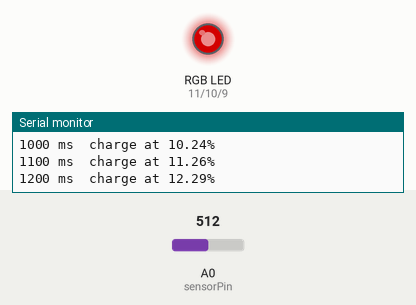
Recording of a sketch running on a simulated Arduino Uno, built with avr-gcc and run on an emulated ATmega328P. On the bench: an RGB LED mixed from three pins (HIGH = lit), the last lines printed to the serial monitor. The inputs (shaded band) are chosen by the test bench; at power-on: A0 (sensorPin) = 512. Dim RGB values are drawn brighter than linear.

Above: at 1.2 s.
1.3 s: A0 (sensorPin) set to 593
At 3.4 s:
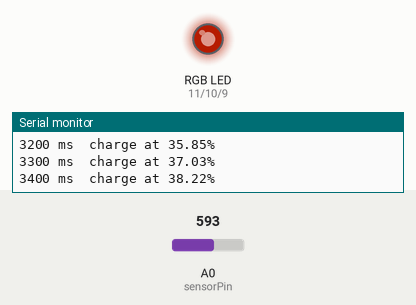
4.3 s: A0 (sensorPin) set to 621
At 9.1 s:
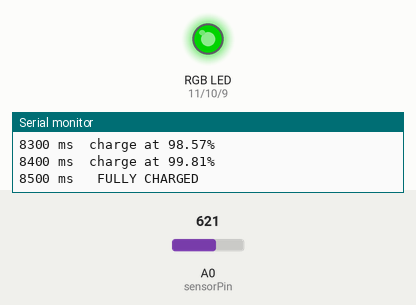
Timing chart, 0 to 10.6 s (numbered marks = the images above; inputs shaded):
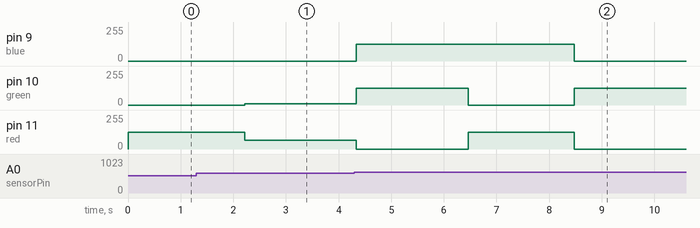

The sketch:

Battery_charing_with_RGB_indicator.ino
```cpp
int sensorPin = A0; //set up A0 as ananlog
int sensorValue = 0; //Starting sensor value

//light pints
int red = 11;
int green = 10;
int blue = 9;

unsigned int batteryCapacity = 50000;
unsigned int batteryLevel = 0;
unsigned int ticks = 0;
unsigned int wait = 100;
double PercentFull;
//================================================================

void setup() {
//RGB light set up
  pinMode(red, OUTPUT);
  pinMode(green, OUTPUT);
  pinMode(blue, OUTPUT);

//serial monitor start
  Serial.begin(9600);
}
//================================================================

void RGB_color(int red_value, int green_value, int blue_value)
{
  //cusotom function for PWM
  analogWrite(red, red_value);
  analogWrite(green, green_value);
  analogWrite(blue, blue_value);

}
//================================================================

//customer funciton calculates battery charge percentage and returns results as precision number
 double getBatteryPercentage() {
   return (((double)batteryLevel / (double)batteryCapacity)*100);
 }
//=====================================================================

//Send battery results to both serial and LED outputs
void ShowBatteryPercentage() {
  PercentFull=getBatteryPercentage(); //function to determine battery level

//print elasped time
  Serial.print(ticks);
  Serial.print(" ms  charge at ");
//Print the percentage of charge
  Serial.print(PercentFull);
//Print a percent charater to end the line
  Serial.println("%");

//update color of LED
  if (PercentFull > 0 && PercentFull <= 25)
  {
    RGB_color(125, 0, 0); //RED
  }
  else if (PercentFull > 25 && PercentFull <=50) {
    RGB_color(65, 10,0); //Yellow
  }
  else if (PercentFull > 50 && PercentFull <= 75) {
    RGB_color (0,125,125); //Light Blue
  }
  else if (PercentFull > 75 && PercentFull < 100) {
    RGB_color(125, 0, 125); //Purple
  }
}
//===================================================================


void loop() {
//Read values for sensors
  sensorValue = analogRead(sensorPin);
  batteryLevel += sensorValue;
  ticks += wait;

  if(batteryLevel >= batteryCapacity) {
    Serial.print(ticks);
    Serial.print(" ms   ");
    Serial.println("FULLY CHARGED");
    batteryLevel = batteryCapacity; //prevents intiger increase
    ticks = 0;
    RGB_color(0, 125, 0); //GREEN MEANS GO!
    delay(4000);
  }
  else {
    ShowBatteryPercentage();
  }
  delay(wait);

}
```

Measured:
- the behaviour switches between 611 and 612 on A0 (sensorPin) (found by bisection; images 1 and 2)
